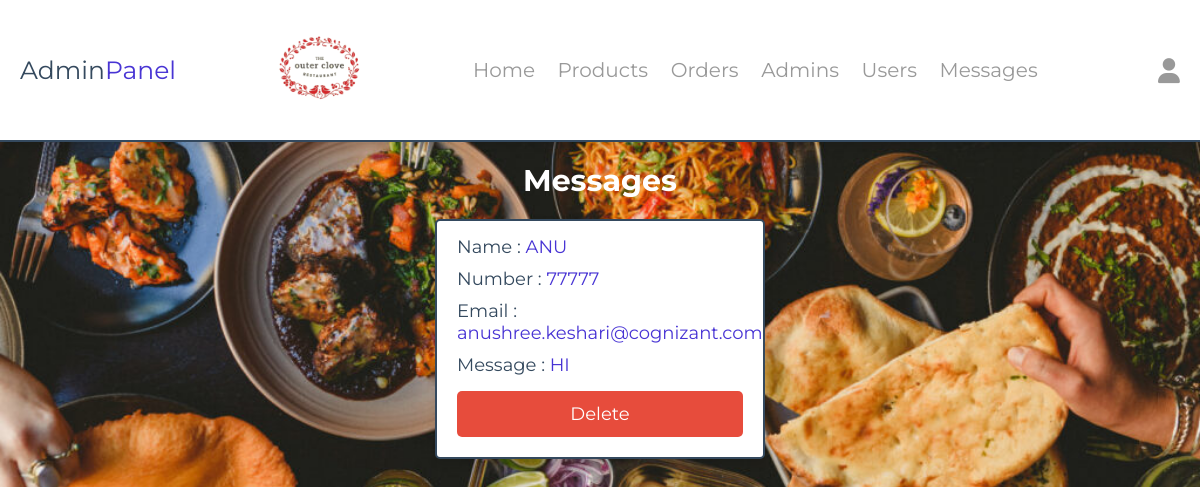
/admin/messages.php (signed in), run on the app's committed database.
### tables this page shows
CREATE TABLE `messages` (
  `id` int(100) NOT NULL,
  `user_id` int(100) NOT NULL,
  `name` varchar(100) NOT NULL,
  `email` varchar(100) NOT NULL,
  `number` varchar(12) NOT NULL,
  `message` varchar(500) NOT NULL
);

### admin/messages.php (the view, shortened to what this page needs)
<?php
include '../components/connect.php';
?>
<!DOCTYPE html>
<html lang="en">
<head>
   <link rel="stylesheet" href="https://cdnjs.cloudflare.com/ajax/libs/font-awesome/6.1.1/css/all.min.css">
   <link rel="stylesheet" href="../css/admin_style.css">
</head>
<body style="background-image: url('images/food-1024x683.jpg'); background-size: cover; background-position: center; background-repeat: no-repeat;">
<?php include '../components/admin_header.php' ?>
<section class="messages">
   <h1 class="heading">Messages</h1>
   <div class="box-container">
   <?php
      $select_messages = $conn->prepare("SELECT * FROM `messages`");
      $select_messages->execute();
      if($select_messages->rowCount() > 0){
         while($fetch_messages = $select_messages->fetch(PDO::FETCH_ASSOC)){
   ?>
   <div class="box">
      <p> Name : <span><?= $fetch_messages['name']; ?></span> </p>
      <p> Number : <span><?= $fetch_messages['number']; ?></span> </p>
      <p> Email : <span><?= $fetch_messages['email']; ?></span> </p>
      <p> Message : <span><?= $fetch_messages['message']; ?></span> </p>
      <a href="messages.php?delete=<?= $fetch_messages['id']; ?>" class="delete-btn" onclick="return confirm('delete this message?');">delete</a>
   </div>
   <?php
         }
      }else{
         echo '<p class="empty">You have no messages</p>';
      }
   ?>
   </div>
</section>
</body>
</html>

### css/admin_style.css (style rules this page uses)
:root { --main-color: #4834d4; --red: #e74c3c; --orange: #f39c12; --black: #34495e; --white: #fff; --light-bg: #f5f5f5; --light-color: #999; --border: .2rem solid var(--black); --box-shadow: 0 .5rem 1rem rgba(0, 0, 0, .1); }
* { font-family: 'Montserrat', sans-serif; margin: 0; padding: 0; box-sizing: border-box; text-decoration: none; outline: none; border: none; }
html { font-size: 62.5%; overflow-x: hidden; }
body { background-color: var(--light-bg); }
section { max-width: 1200px; margin: 0 auto; padding: 2rem; }
.btn, .delete-btn, .option-btn { display: block; margin-top: 1rem; border-radius: .5rem; cursor: pointer; width: 100%; font-size: 1.8rem; color: var(--white); padding: 1.2rem 3rem; text-transform: capitalize; text-align: center; }
.delete-btn { background-color: var(--red); }
.heading { text-align: center; margin-bottom: 2rem; text-transform: capitalize; color: #ffffff; font-size: 3rem; }
.messages .box-container { display: grid; grid-template-columns: repeat(auto-fit, 33rem); gap: 1.5rem; justify-content: center; align-items: flex-start; }
.messages .box-container .box { background-color: var(--white); border-radius: .5rem; box-shadow: var(--box-shadow); border: var(--border); padding: 2rem; padding-top: 1rem; }
.messages .box-container .box p { padding: .5rem 0; font-size: 1.8rem; color: var(--black); }
.messages .box-container .box p span { color: var(--main-color); }

### data on the page
messages: name "ANU", number "77777", email "anushree.keshari@cognizant.com", message "HI"
